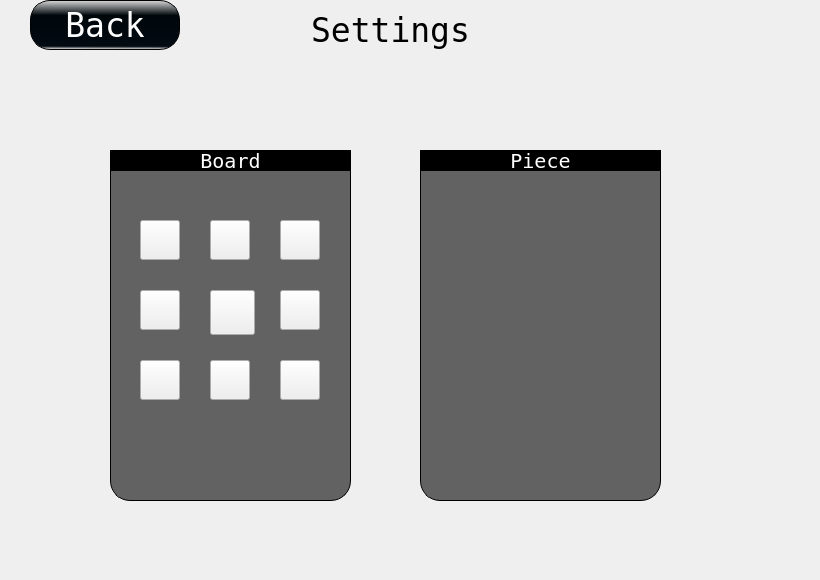
    <widget class="QWidget" name="page_4">
     <widget class="QLabel" name="BackgroundLabel_3">
      <property name="geometry">
       <rect>
        <x>0</x>
        <y>0</y>
        <width>811</width>
        <height>571</height>
       </rect>
      </property>
      <property name="styleSheet">
       <string notr="true">background-image: url(:/image/background.jpg);</string>
      </property>
      <property name="text">
       <string/>
      </property>
     </widget>
     <widget class="QPushButton" name="BackButton_2">
      <property name="geometry">
       <rect>
        <x>30</x>
        <y>0</y>
        <width>150</width>
        <height>50</height>
       </rect>
      </property>
      <property name="font">
       <font>
        <family>Terminal</family>
        <pointsize>25</pointsize>
       </font>
      </property>
      <property name="styleSheet">
       <string notr="true">QPushButton{
	color: white;
	background-color:qlineargradient(spread:reflect, x1:1, y1:0, x2:0.995, y2:1, stop:0 rgba(218, 218, 218, 255), stop:0.305419 rgba(0, 7, 11, 255), stop:0.935961 rgba(2, 11, 18, 255), stop:1 rgba(240, 240, 240, 255));
	border: 1px solid black;
	border-radius: 20px;
}</string>
      </property>
      <property name="text">
       <string>Back</string>
      </property>
     </widget>
     <widget class="QLabel" name="Settingslabel">
      <property name="geometry">
       <rect>
        <x>0</x>
        <y>0</y>
        <width>781</width>
        <height>61</height>
       </rect>
      </property>
      <property name="font">
       <font>
        <family>Terminal</family>
        <pointsize>25</pointsize>
        <italic>false</italic>
        <bold>false</bold>
        <underline>false</underline>
        <strikeout>false</strikeout>
        <kerning>true</kerning>
       </font>
      </property>
      <property name="autoFillBackground">
       <bool>true</bool>
      </property>
      <property name="text">
       <string>Settings</string>
      </property>
      <property name="textFormat">
       <enum>Qt::AutoText</enum>
      </property>
      <property name="alignment">
       <set>Qt::AlignCenter</set>
      </property>
     </widget>
     <widget class="QPushButton" name="Board2Button">
      <property name="geometry">
       <rect>
        <x>140</x>
        <y>220</y>
        <width>40</width>
        <height>40</height>
       </rect>
      </property>
      <property name="styleSheet">
       <string notr="true">background-image:  url(:/image/board2.jpg);</string>
      </property>
      <property name="text">
       <string/>
      </property>
      <property name="icon">
       <iconset>
        <normaloff>:/image/board2.png</normaloff>:/image/board2.png</iconset>
      </property>
      <property name="iconSize">
       <size>
        <width>40</width>
        <height>40</height>
       </size>
      </property>
      <property name="autoDefault">
       <bool>false</bool>
      </property>
      <property name="default">
       <bool>false</bool>
      </property>
      <property name="flat">
       <bool>false</bool>
      </property>
     </widget>
     <widget class="QPushButton" name="board3Button">
      <property name="geometry">
       <rect>
        <x>210</x>
        <y>220</y>
        <width>40</width>
        <height>40</height>
       </rect>
      </property>
      <property name="styleSheet">
       <string notr="true">background-image:  url(:/image/board2.jpg);</string>
      </property>
      <property name="text">
       <string/>
      </property>
      <property name="icon">
       <iconset>
        <normaloff>:/image/board3.png</normaloff>:/image/board3.png</iconset>
      </property>
      <property name="iconSize">
       <size>
        <width>40</width>
        <height>40</height>
       </size>
      </property>
      <property name="autoDefault">
       <bool>false</bool>
      </property>
      <property name="default">
       <bool>false</bool>
      </property>
      <property name="flat">
       <bool>false</bool>
      </property>
     </widget>
     <widget class="QPushButton" name="board4Button">
      <property name="geometry">
       <rect>
        <x>280</x>
        <y>220</y>
        <width>40</width>
        <height>40</height>
       </rect>
      </property>
      <property name="styleSheet">
       <string notr="true">background-image:  url(:/image/board2.jpg);</string>
      </property>
      <property name="text">
       <string/>
      </property>
      <property name="icon">
       <iconset>
        <normaloff>image/board4.png</normaloff>image/board4.png</iconset>
      </property>
      <property name="iconSize">
       <size>
        <width>40</width>
        <height>40</height>
       </size>
      </property>
      <property name="autoDefault">
       <bool>false</bool>
      </property>
      <property name="default">
       <bool>false</bool>
      </property>
      <property name="flat">
       <bool>false</bool>
      </property>
     </widget>
     <widget class="QLabel" name="ContentLabel">
      <property name="geometry">
       <rect>
        <x>110</x>
        <y>150</y>
        <width>241</width>
        <height>351</height>
       </rect>
      </property>
      <property name="palette">
       <palette>
        <active>
         <colorrole role="Button">
          <brush brushstyle="SolidPattern">
           <color alpha="150">
            <red>0</red>
            <green>0</green>
            <blue>0</blue>
           </color>
          </brush>
         </colorrole>
         <colorrole role="Base">
          <brush brushstyle="SolidPattern">
           <color alpha="150">
            <red>0</red>
            <green>0</green>
            <blue>0</blue>
           </color>
          </brush>
         </colorrole>
         <colorrole role="Window">
          <brush brushstyle="SolidPattern">
           <color alpha="150">
            <red>0</red>
            <green>0</green>
            <blue>0</blue>
           </color>
          </brush>
         </colorrole>
        </active>
        <inactive>
         <colorrole role="Button">
          <brush brushstyle="SolidPattern">
           <color alpha="150">
            <red>0</red>
            <green>0</green>
            <blue>0</blue>
           </color>
          </brush>
         </colorrole>
         <colorrole role="Base">
          <brush brushstyle="SolidPattern">
           <color alpha="150">
            <red>0</red>
            <green>0</green>
            <blue>0</blue>
           </color>
          </brush>
         </colorrole>
         <colorrole role="Window">
          <brush brushstyle="SolidPattern">
           <color alpha="150">
            <red>0</red>
            <green>0</green>
            <blue>0</blue>
           </color>
          </brush>
         </colorrole>
        </inactive>
        <disabled>
         <colorrole role="Button">
          <brush brushstyle="SolidPattern">
           <color alpha="150">
            <red>0</red>
            <green>0</green>
            <blue>0</blue>
           </color>
          </brush>
         </colorrole>
         <colorrole role="Base">
          <brush brushstyle="SolidPattern">
           <color alpha="150">
            <red>0</red>
            <green>0</green>
            <blue>0</blue>
           </color>
          </brush>
         </colorrole>
         <colorrole role="Window">
          <brush brushstyle="SolidPattern">
           <color alpha="150">
            <red>0</red>
            <green>0</green>
            <blue>0</blue>
           </color>
          </brush>
         </colorrole>
        </disabled>
       </palette>
      </property>
      <property name="styleSheet">
       <string notr="true">QLabel{
	background-color: rgba(0,0,0,150);
	border: 1px solid black;
	border-radius: 20px;
}</string>
      </property>
      <property name="text">
       <string/>
      </property>
     </widget>
     <widget class="QLabel" name="TitleLabel">
      <property name="geometry">
       <rect>
        <x>110</x>
        <y>150</y>
        <width>241</width>
        <height>21</height>
       </rect>
      </property>
      <property name="font">
       <font>
        <family>Terminal</family>
        <pointsize>15</pointsize>
       </font>
      </property>
      <property name="styleSheet">
       <string notr="true">QLabel{
	color: white;
	background-color: rgb(0,0,0);
	border: 1px solid black;
	border-radius: 20px;
}</string>
      </property>
      <property name="text">
       <string>Board</string>
      </property>
      <property name="alignment">
       <set>Qt::AlignCenter</set>
      </property>
     </widget>
     <widget class="QLabel" name="ContentLabel_2">
      <property name="geometry">
       <rect>
        <x>420</x>
        <y>150</y>
        <width>241</width>
        <height>351</height>
       </rect>
      </property>
      <property name="palette">
       <palette>
        <active>
         <colorrole role="Button">
          <brush brushstyle="SolidPattern">
           <color alpha="150">
            <red>0</red>
            <green>0</green>
            <blue>0</blue>
           </color>
          </brush>
         </colorrole>
         <colorrole role="Base">
          <brush brushstyle="SolidPattern">
           <color alpha="150">
            <red>0</red>
            <green>0</green>
            <blue>0</blue>
           </color>
          </brush>
         </colorrole>
         <colorrole role="Window">
          <brush brushstyle="SolidPattern">
           <color alpha="150">
            <red>0</red>
            <green>0</green>
            <blue>0</blue>
           </color>
          </brush>
         </colorrole>
        </active>
        <inactive>
         <colorrole role="Button">
          <brush brushstyle="SolidPattern">
           <color alpha="150">
            <red>0</red>
            <green>0</green>
            <blue>0</blue>
           </color>
          </brush>
         </colorrole>
         <colorrole role="Base">
          <brush brushstyle="SolidPattern">
           <color alpha="150">
            <red>0</red>
            <green>0</green>
            <blue>0</blue>
           </color>
          </brush>
         </colorrole>
         <colorrole role="Window">
          <brush brushstyle="SolidPattern">
           <color alpha="150">
            <red>0</red>
            <green>0</green>
            <blue>0</blue>
           </color>
          </brush>
         </colorrole>
        </inactive>
        <disabled>
         <colorrole role="Button">
          <brush brushstyle="SolidPattern">
           <color alpha="150">
            <red>0</red>
            <green>0</green>
            <blue>0</blue>
           </color>
          </brush>
         </colorrole>
         <colorrole role="Base">
          <brush brushstyle="SolidPattern">
           <color alpha="150">
            <red>0</red>
            <green>0</green>
            <blue>0</blue>
           </color>
          </brush>
         </colorrole>
         <colorrole role="Window">
          <brush brushstyle="SolidPattern">
           <color alpha="150">
            <red>0</red>
            <green>0</green>
            <blue>0</blue>
           </color>
          </brush>
         </colorrole>
        </disabled>
       </palette>
      </property>
      <property name="styleSheet">
       <string notr="true">QLabel{
	background-color: rgba(0,0,0,150);
	border: 1px solid black;
	border-radius: 20px;
}</string>
      </property>
      <property name="text">
       <string/>
      </property>
     </widget>
     <widget class="QLabel" name="TitleLabel_2">
      <property name="geometry">
       <rect>
        <x>420</x>
        <y>150</y>
        <width>241</width>
        <height>21</height>
       </rect>
      </property>
      <property name="font">
       <font>
        <family>Terminal</family>
        <pointsize>15</pointsize>
       </font>
      </property>
      <property name="styleSheet">
       <string notr="true">QLabel{
	color: white;
	background-color: rgb(0,0,0);
	border: 1px solid black;
	border-radius: 20px;
}</string>
      </property>
      <property name="text">
       <string>Piece</string>
      </property>
      <property name="alignment">
       <set>Qt::AlignCenter</set>
      </property>
     </widget>
     <widget class="QPushButton" name="PieceButton_2">
      <property name="geometry">
       <rect>
        <x>600</x>
        <y>370</y>
        <width>40</width>
        <height>40</height>
       </rect>
      </property>
      <property name="text">
       <string/>
      </property>
      <property name="icon">
       <iconset resource="resource2.qrc">
        <normaloff>:/image/white_piece.png</normaloff>:/image/white_piece.png</iconset>
      </property>
      <property name="iconSize">
       <size>
        <width>40</width>
        <height>40</height>
       </size>
      </property>
      <property name="autoDefault">
       <bool>false</bool>
      </property>
      <property name="default">
       <bool>false</bool>
      </property>
      <property name="flat">
       <bool>true</bool>
      </property>
     </widget>
     <widget class="QPushButton" name="PieceButton_3">
      <property name="geometry">
       <rect>
        <x>520</x>
        <y>220</y>
        <width>40</width>
        <height>40</height>
       </rect>
      </property>
      <property name="styleSheet">
       <string notr="true">QPushButton{
	background-color: rgba(0,0,0,150);
}</string>
      </property>
      <property name="text">
       <string/>
      </property>
      <property name="icon">
       <iconset>
        <normaloff>image/orange_piece.png</normaloff>image/orange_piece.png</iconset>
      </property>
      <property name="iconSize">
       <size>
        <width>40</width>
        <height>40</height>
       </size>
      </property>
      <property name="shortcut">
       <string/>
      </property>
      <property name="autoDefault">
       <bool>false</bool>
      </property>
      <property name="default">
       <bool>false</bool>
      </property>
      <property name="flat">
       <bool>true</bool>
      </property>
     </widget>
     <widget class="QPushButton" name="PieceButton_4">
      <property name="geometry">
       <rect>
        <x>600</x>
        <y>220</y>
        <width>40</width>
        <height>40</height>
       </rect>
      </property>
      <property name="styleSheet">
       <string notr="true"/>
      </property>
      <property name="text">
       <string/>
      </property>
      <property name="icon">
       <iconset resource="resource2.qrc">
        <normaloff>:/image/red_piece.png</normaloff>:/image/red_piece.png</iconset>
      </property>
      <property name="iconSize">
       <size>
        <width>40</width>
        <height>40</height>
       </size>
      </property>
      <property name="autoDefault">
       <bool>false</bool>
      </property>
      <property name="default">
       <bool>false</bool>
      </property>
      <property name="flat">
       <bool>true</bool>
      </property>
     </widget>
     <widget class="QPushButton" name="PieceButton_5">
      <property name="geometry">
       <rect>
        <x>450</x>
        <y>290</y>
        <width>40</width>
        <height>40</height>
       </rect>
      </property>
      <property name="text">
       <string/>
      </property>
      <property name="icon">
       <iconset resource="resource2.qrc">
        <normaloff>:/image/green_piece.png</normaloff>:/image/green_piece.png</iconset>
      </property>
      <property name="iconSize">
       <size>
        <width>40</width>
        <height>40</height>
       </size>
      </property>
      <property name="autoDefault">
       <bool>false</bool>
      </property>
      <property name="default">
       <bool>false</bool>
      </property>
      <property name="flat">
       <bool>true</bool>
      </property>
     </widget>
     <widget class="QPushButton" name="PieceButton_6">
      <property name="geometry">
       <rect>
        <x>520</x>
        <y>290</y>
        <width>40</width>
        <height>40</height>
       </rect>
      </property>
      <property name="text">
       <string/>
      </property>
      <property name="icon">
       <iconset resource="resource2.qrc">
        <normaloff>:/image/blue_piece.png</normaloff>:/image/blue_piece.png</iconset>
      </property>
      <property name="iconSize">
       <size>
        <width>40</width>
        <height>40</height>
       </size>
      </property>
      <property name="autoDefault">
       <bool>false</bool>
      </property>
      <property name="default">
       <bool>false</bool>
      </property>
      <property name="flat">
       <bool>true</bool>
      </property>
     </widget>
     <widget class="QPushButton" name="PieceButton_7">
      <property name="geometry">
       <rect>
        <x>600</x>
        <y>290</y>
        <width>40</width>
        <height>40</height>
       </rect>
      </property>
      <property name="text">
       <string/>
      </property>
      <property name="icon">
       <iconset resource="resource2.qrc">
        <normaloff>:/image/navy_piece.png</normaloff>:/image/navy_piece.png</iconset>
      </property>
      <property name="iconSize">
       <size>
        <width>40</width>
        <height>40</height>
       </size>
      </property>
      <property name="autoDefault">
       <bool>false</bool>
      </property>
      <property name="default">
       <bool>false</bool>
      </property>
      <property name="flat">
       <bool>true</bool>
      </property>
     </widget>
     <widget class="QPushButton" name="PieceButton_8">
      <property name="geometry">
       <rect>
        <x>450</x>
        <y>370</y>
        <width>40</width>
        <height>40</height>
       </rect>
      </property>
      <property name="text">
       <string/>
      </property>
      <property name="icon">
       <iconset>
        <normaloff>image/violet_piece.png</normaloff>image/violet_piece.png</iconset>
      </property>
      <property name="iconSize">
       <size>
        <width>40</width>
        <height>40</height>
       </size>
      </property>
      <property name="autoDefault">
       <bool>false</bool>
      </property>
      <property name="default">
       <bool>false</bool>
      </property>
      <property name="flat">
       <bool>true</bool>
      </property>
     </widget>
     <widget class="QPushButton" name="PieceButton_9">
      <property name="geometry">
       <rect>
        <x>520</x>
        <y>370</y>
        <width>40</width>
        <height>40</height>
       </rect>
      </property>
      <property name="text">
       <string/>
      </property>
      <property name="icon">
       <iconset resource="resource2.qrc">
        <normaloff>:/image/black_piece.png</normaloff>:/image/black_piece.png</iconset>
      </property>
      <property name="iconSize">
       <size>
        <width>40</width>
        <height>40</height>
       </size>
      </property>
      <property name="autoDefault">
       <bool>false</bool>
      </property>
      <property name="default">
       <bool>false</bool>
      </property>
      <property name="flat">
       <bool>true</bool>
      </property>
     </widget>
     <widget class="QPushButton" name="BoardButton_10">
      <property name="geometry">
       <rect>
        <x>450</x>
        <y>220</y>
        <width>41</width>
        <height>41</height>
       </rect>
      </property>
      <property name="text">
       <string/>
      </property>
      <property name="icon">
       <iconset>
        <normaloff>image/yellow_piece.png</normaloff>image/yellow_piece.png</iconset>
      </property>
      <property name="iconSize">
       <size>
        <width>40</width>
        <height>40</height>
       </size>
      </property>
      <property name="autoDefault">
       <bool>false</bool>
      </property>
      <property name="default">
       <bool>false</bool>
      </property>
      <property name="flat">
       <bool>true</bool>
      </property>
     </widget>
     <widget class="QPushButton" name="board7Button">
      <property name="geometry">
       <rect>
        <x>280</x>
        <y>290</y>
        <width>40</width>
        <height>40</height>
       </rect>
      </property>
      <property name="styleSheet">
       <string notr="true">background-image:  url(:/image/board2.jpg);</string>
      </property>
      <property name="text">
       <string/>
      </property>
      <property name="icon">
       <iconset>
        <normaloff>:/image/board7.png</normaloff>:/image/board7.png</iconset>
      </property>
      <property name="iconSize">
       <size>
        <width>40</width>
        <height>40</height>
       </size>
      </property>
      <property name="autoDefault">
       <bool>false</bool>
      </property>
      <property name="default">
       <bool>false</bool>
      </property>
      <property name="flat">
       <bool>false</bool>
      </property>
     </widget>
     <widget class="QPushButton" name="board6Button">
      <property name="geometry">
       <rect>
        <x>210</x>
        <y>290</y>
        <width>45</width>
        <height>45</height>
       </rect>
      </property>
      <property name="styleSheet">
       <string notr="true">background-image:  url(:/image/board2.jpg);</string>
      </property>
      <property name="text">
       <string/>
      </property>
      <property name="icon">
       <iconset>
        <normaloff>:/image/board6.png</normaloff>:/image/board6.png</iconset>
      </property>
      <property name="iconSize">
       <size>
        <width>40</width>
        <height>40</height>
       </size>
      </property>
      <property name="autoDefault">
       <bool>false</bool>
      </property>
      <property name="default">
       <bool>false</bool>
      </property>
      <property name="flat">
       <bool>false</bool>
      </property>
     </widget>
     <widget class="QPushButton" name="board1Button">
      <property name="geometry">
       <rect>
        <x>280</x>
        <y>360</y>
        <width>40</width>
        <height>40</height>
       </rect>
      </property>
      <property name="styleSheet">
       <string notr="true">background-image:  url(:/image/board2.jpg);</string>
      </property>
      <property name="text">
       <string/>
      </property>
      <property name="icon">
       <iconset>
        <normaloff>:/image/board.jpeg</normaloff>:/image/board.jpeg</iconset>
      </property>
      <property name="iconSize">
       <size>
        <width>40</width>
        <height>40</height>
       </size>
      </property>
      <property name="autoDefault">
       <bool>false</bool>
      </property>
      <property name="default">
       <bool>false</bool>
      </property>
      <property name="flat">
       <bool>false</bool>
      </property>
     </widget>
     <widget class="QPushButton" name="board9Button">
      <property name="geometry">
       <rect>
        <x>210</x>
        <y>360</y>
        <width>40</width>
        <height>40</height>
       </rect>
      </property>
      <property name="styleSheet">
       <string notr="true">background-image:  url(:/image/board2.jpg);</string>
      </property>
      <property name="text">
       <string/>
      </property>
      <property name="icon">
       <iconset>
        <normaloff>:/image/board9.png</normaloff>:/image/board9.png</iconset>
      </property>
      <property name="iconSize">
       <size>
        <width>40</width>
        <height>40</height>
       </size>
      </property>
      <property name="autoDefault">
       <bool>false</bool>
      </property>
      <property name="default">
       <bool>false</bool>
      </property>
      <property name="flat">
       <bool>false</bool>
      </property>
     </widget>
     <widget class="QPushButton" name="board8Button">
      <property name="geometry">
       <rect>
        <x>140</x>
        <y>360</y>
        <width>40</width>
        <height>40</height>
       </rect>
      </property>
      <property name="styleSheet">
       <string notr="true">background-image:  url(:/image/board2.jpg);</string>
      </property>
      <property name="text">
       <string/>
      </property>
      <property name="icon">
       <iconset>
        <normaloff>:/image/board8.png</normaloff>:/image/board8.png</iconset>
      </property>
      <property name="iconSize">
       <size>
        <width>40</width>
        <height>40</height>
       </size>
      </property>
      <property name="autoDefault">
       <bool>false</bool>
      </property>
      <property name="default">
       <bool>false</bool>
      </property>
      <property name="flat">
       <bool>false</bool>
      </property>
     </widget>
     <widget class="QPushButton" name="board5Button">
      <property name="geometry">
       <rect>
        <x>140</x>
        <y>290</y>
        <width>40</width>
        <height>40</height>
       </rect>
      </property>
      <property name="styleSheet">
       <string notr="true">background-image:  url(:/image/board2.jpg);</string>
      </property>
      <property name="text">
       <string/>
      </property>
      <property name="icon">
       <iconset>
        <normaloff>:/image/board5.png</normaloff>:/image/board5.png</iconset>
      </property>
      <property name="iconSize">
       <size>
        <width>40</width>
        <height>40</height>
       </size>
      </property>
      <property name="autoDefault">
       <bool>false</bool>
      </property>
      <property name="default">
       <bool>false</bool>
      </property>
      <property name="flat">
       <bool>false</bool>
      </property>
     </widget>
     <zorder>BackgroundLabel_3</zorder>
     <zorder>Settingslabel</zorder>
     <zorder>BackButton_2</zorder>
     <zorder>ContentLabel</zorder>
     <zorder>TitleLabel</zorder>
     <zorder>Board2Button</zorder>
     <zorder>ContentLabel_2</zorder>
     <zorder>TitleLabel_2</zorder>
     <zorder>PieceButton_2</zorder>
     <zorder>PieceButton_3</zorder>
     <zorder>PieceButton_4</zorder>
     <zorder>PieceButton_5</zorder>
     <zorder>PieceButton_6</zorder>
     <zorder>PieceButton_7</zorder>
     <zorder>PieceButton_8</zorder>
     <zorder>PieceButton_9</zorder>
     <zorder>BoardButton_10</zorder>
     <zorder>board4Button</zorder>
     <zorder>board3Button</zorder>
     <zorder>board7Button</zorder>
     <zorder>board6Button</zorder>
     <zorder>board1Button</zorder>
     <zorder>board9Button</zorder>
     <zorder>board8Button</zorder>
     <zorder>board5Button</zorder>
    </widget>
